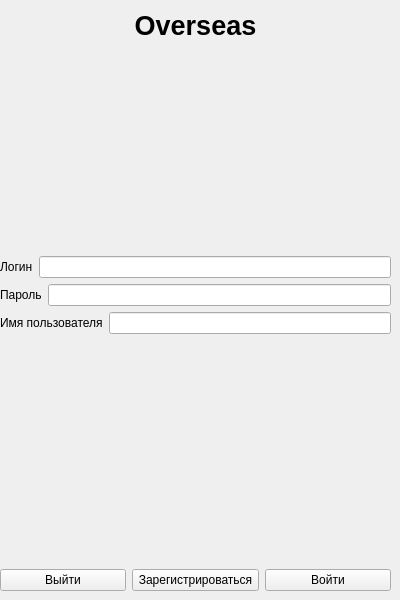
<?xml version="1.0" encoding="UTF-8"?>
<ui version="4.0">
 <class>AuthorizationForm</class>
 <widget class="QWidget" name="AuthorizationForm">
  <property name="geometry">
   <rect>
    <x>0</x>
    <y>0</y>
    <width>400</width>
    <height>600</height>
   </rect>
  </property>
  <property name="windowTitle">
   <string>Enter in Overseas</string>
  </property>
  <widget class="QWidget" name="verticalLayoutWidget">
   <property name="geometry">
    <rect>
     <x>0</x>
     <y>10</y>
     <width>391</width>
     <height>581</height>
    </rect>
   </property>
   <layout class="QVBoxLayout" name="verticalLayout">
    <item>
     <widget class="QLabel" name="Title_label">
      <property name="font">
       <font>
        <pointsize>20</pointsize>
        <bold>true</bold>
       </font>
      </property>
      <property name="layoutDirection">
       <enum>Qt::LeftToRight</enum>
      </property>
      <property name="text">
       <string>Overseas</string>
      </property>
      <property name="textFormat">
       <enum>Qt::PlainText</enum>
      </property>
      <property name="alignment">
       <set>Qt::AlignCenter</set>
      </property>
     </widget>
    </item>
    <item>
     <spacer name="verticalSpacer">
      <property name="orientation">
       <enum>Qt::Vertical</enum>
      </property>
      <property name="sizeHint" stdset="0">
       <size>
        <width>0</width>
        <height>0</height>
       </size>
      </property>
     </spacer>
    </item>
    <item>
     <layout class="QHBoxLayout" name="login_horizontalLayout">
      <item>
       <widget class="QLabel" name="login_label">
        <property name="text">
         <string>Логин</string>
        </property>
       </widget>
      </item>
      <item>
       <widget class="QLineEdit" name="login_lineEdit"/>
      </item>
     </layout>
    </item>
    <item>
     <layout class="QHBoxLayout" name="password_horizontalLayout">
      <item>
       <widget class="QLabel" name="password_label">
        <property name="text">
         <string>Пароль</string>
        </property>
       </widget>
      </item>
      <item>
       <widget class="QLineEdit" name="password_lineEdit"/>
      </item>
     </layout>
    </item>
    <item>
     <layout class="QHBoxLayout" name="email_horizontalLayout">
      <item>
       <widget class="QLabel" name="email_label">
        <property name="text">
         <string>Имя пользователя</string>
        </property>
       </widget>
      </item>
      <item>
       <widget class="QLineEdit" name="email_lineEdit"/>
      </item>
     </layout>
    </item>
    <item>
     <widget class="QLabel" name="errorIdentificyLabel">
      <property name="text">
       <string/>
      </property>
      <property name="alignment">
       <set>Qt::AlignCenter</set>
      </property>
     </widget>
    </item>
    <item>
     <spacer name="verticalSpacer_2">
      <property name="orientation">
       <enum>Qt::Vertical</enum>
      </property>
      <property name="sizeHint" stdset="0">
       <size>
        <width>20</width>
        <height>40</height>
       </size>
      </property>
     </spacer>
    </item>
    <item>
     <layout class="QHBoxLayout" name="buttons_horizontalLayout">
      <item>
       <widget class="QPushButton" name="exit_pushButton">
        <property name="text">
         <string>Выйти</string>
        </property>
       </widget>
      </item>
      <item>
       <widget class="QPushButton" name="signUp_pushButton">
        <property name="text">
         <string>Зарегистрироваться</string>
        </property>
       </widget>
      </item>
      <item>
       <widget class="QPushButton" name="signIn_pushButton">
        <property name="text">
         <string>Войти</string>
        </property>
       </widget>
      </item>
     </layout>
    </item>
   </layout>
  </widget>
 </widget>
 <resources/>
 <connections/>
</ui>
